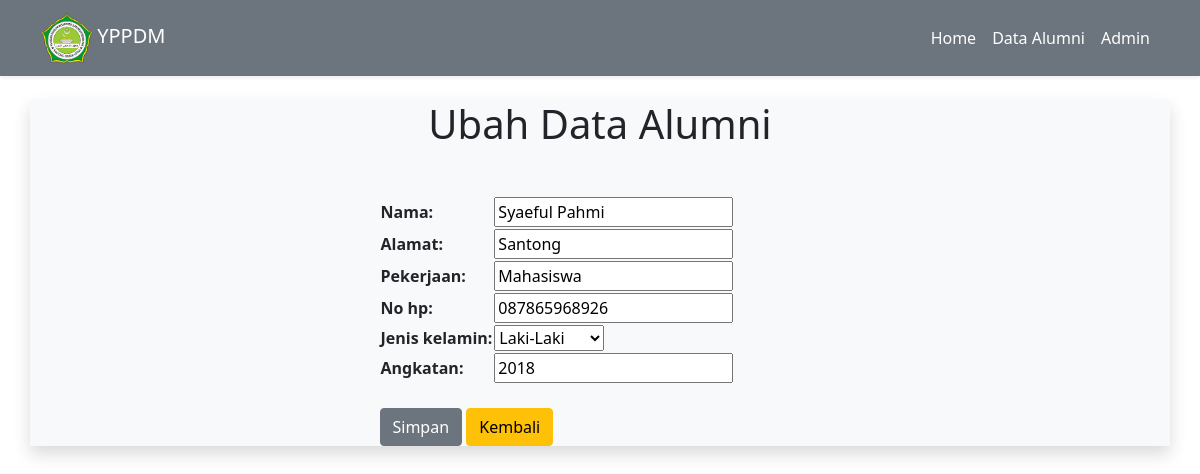
Page /dataapp/ubah/4 on the committed database.
### dataapp/models.py (models this page shows, shortened)
class Data_Alumni(models.Model):
    jk = (
        ('L', 'Laki-Laki'),
        ('P', 'Perempuan'),
    )
    nama = models.CharField(max_length=100)
    alamat = models.CharField(max_length=100)
    pekerjaan = models.CharField(max_length=100)
    no_hp = models.CharField(max_length=15)
    jenis_kelamin = models.CharField(max_length=10, choices=jk)
    angkatan = models.CharField(max_length=10)

### dataapp/views.py (the view)
# urls.py: path('dataapp/ubah/<int:ubah_id>', ubah, name='ubah'),
def ubah(request, ubah_id):
    ubah_data = Data_Alumni.objects.get(id=ubah_id)
    data_alumni ={
        'nama' : ubah_data.nama,
        'alamat' : ubah_data.alamat,
        'pekerjaan' : ubah_data.pekerjaan,
        'no_hp' : ubah_data.no_hp,
        'jenis_kelamin' : ubah_data.jenis_kelamin,
        'angkatan' : ubah_data.angkatan,
    }
    data_alumni_form = DataForm(request.POST or None, initial=data_alumni, instance=ubah_data)
    if request.method == 'POST':
        if data_alumni_form.is_valid():
            data_alumni_form.save()
            messages.success(request, "Data Berhasil Di Ubah")
        return redirect('tabel_data')
    data = {
        'judul' : 'Ubah Data Alumni',
        'isi' : data_alumni_form,
    }
    return render(request, 'dataapp/tambah.html', data)

### dataapp/forms.py
class DataForm(ModelForm):
    class Meta:
        model = Data_Alumni
        fields = '__all__'
        Widgets = {
            'nama' : forms.TextInput({'class':'form-control'}),
            'alamat' : forms.TextInput({'class':'form-control'}),
            'pekerjaan' : forms.TextInput({'class':'form-control'}),
            'no_hp' : forms.TextInput({'class':'form-control'}),
            'jenis_kelamin' : forms.Select({'class':'form-control'}),
            'angkatan' : forms.TextInput({'class':'form-control'}),
        }

### templates/dataapp/tambah.html (shortened to what this page needs)
{% extends "base.html" %} {% block title %} {{judul}} {% endblock title %} {% block contents %}
<h1 align="center">{{judul}}</h1>
<div class="container mt-5">
  <div class="row mt-5 d-flex justify-content-center">
    <div class="col-md-5">
      <form method="POST">
        <table>
          {{isi.as_table}}
        </table>
        <br />
        <button class="btn btn-secondary" type="submit">Simpan</button>
        <a href="/dataapp/tabel_data" class="btn btn-warning">Kembali</a>
      </form>
    </div>
  </div>
</div>
{% endblock contents %}

### rows in the picture
Data_Alumni: nama "Syaeful Pahmi", alamat "Santong", pekerjaan "Mahasiswa", no_hp "087865968926", jenis_kelamin "Laki-Laki", angkatan "2018"

### other values in the picture
{{ judul }} "Ubah Data Alumni"
